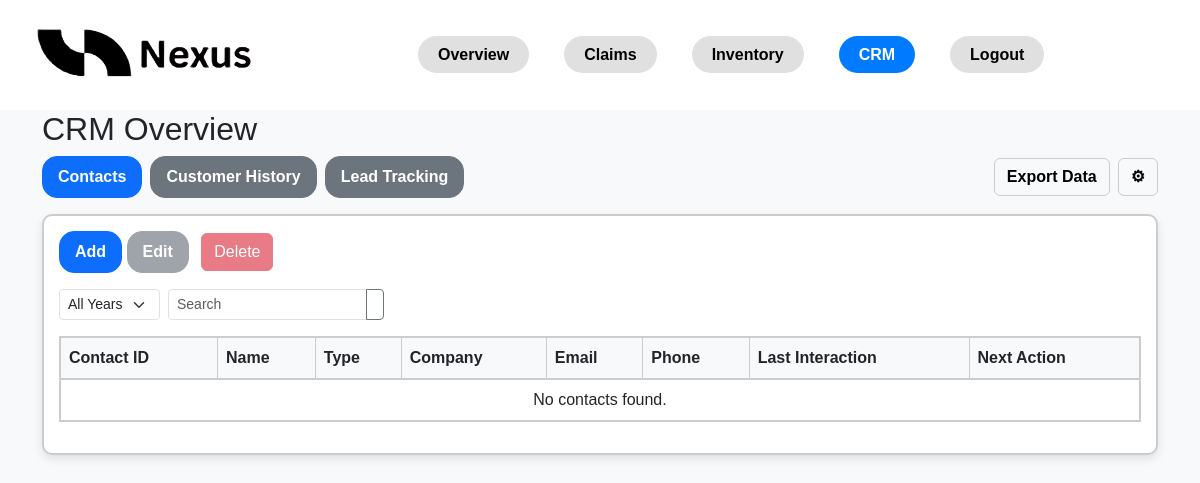
The app's page /crm/, older data.
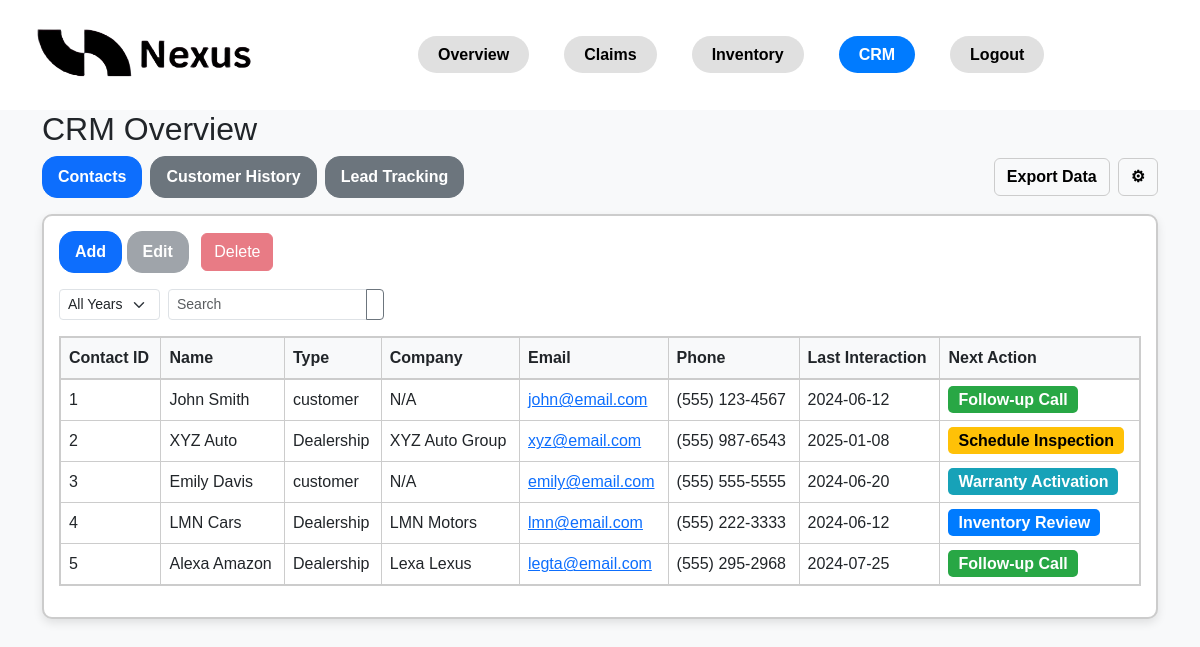
The same page, newer data.
### crm/models.py (models this page shows, shortened)
class Contact(models.Model):
    name = models.CharField(max_length=255)
    contact_type = models.CharField(max_length=100)
    company = models.CharField(max_length=255)
    email = models.EmailField()
    phone = models.CharField(max_length=15)
    last_interaction = models.DateTimeField()
    next_action = models.CharField(max_length=255)

### crm/views.py (the view, shortened to what this page needs)
# urls.py: path('', crm_overview, name='crm'),  # This makes /crm/ work
def crm_overview(request):
    contacts = Contact.objects.all()
    query = request.GET.get('search')
    year_filter = request.GET.get('year')
    if year_filter:
        contacts = contacts.filter(last_interaction__year=year_filter)
    return render(request, 'crm/crm_overview.html', {'contacts': contacts})

### crm/templates/crm/crm_overview.html (shortened to what the changed rows need)
{% load static %}
<!DOCTYPE html>
<html lang="en">
<head>
    <link rel="stylesheet" href="https://cdn.jsdelivr.net/npm/bootstrap@5.3.0/dist/css/bootstrap.min.css">
</head>
<body>
<div class="container">
    <h2>CRM Overview</h2>
    <div class="bordered-container">
        <table class="table table-bordered" id="contactsTable">
            <thead>
                <tr>
                    <th>Contact ID</th>
                    <th>Name</th>
                    <th>Type</th>
                    <th>Company</th>
                    <th>Email</th>
                    <th>Phone</th>
                    <th>Last Interaction</th>
                    <th>Next Action</th>
                </tr>
            </thead>
            <tbody>
                {% for contact in contacts %}
                <tr data-id="{{ contact.id }}">
                    <td>{{ contact.id }}</td>
                    <td>{{ contact.name }}</td>
                    <td>{{ contact.contact_type }}</td>
                    <td>{{ contact.company|default:"N/A" }}</td>
                    <td><a href="mailto:{{ contact.email }}">{{ contact.email }}</a></td>
                    <td>{{ contact.phone }}</td>
                    <td>{{ contact.last_interaction|date:"Y-m-d" }}</td>
                    <td>
                        <span class="status
                            {% if contact.next_action == 'Follow-up Call' %}follow-up
                            {% elif contact.next_action == 'Schedule Inspection' %}schedule
                            {% elif contact.next_action == 'Warranty Activation' %}warranty
                            {% elif contact.next_action == 'Inventory Review' %}review
                            {% endif %}">
                            {{ contact.next_action }}
                        </span>
                    </td>
                </tr>
                {% empty %}
                <tr><td colspan="8" class="text-center">No contacts found.</td></tr>
                {% endfor %}
            </tbody>
        </table>
    </div>
</div>
</body>
</html>

Row changes from the older to the newer data that the page shows:
added Contact: id "1", name "John Smith", contact_type "customer", company "N/A", email "john@email.com", phone "(555) 123-4567", last_interaction "2024-06-12", next_action "Follow-up Call"
added Contact: id "2", name "XYZ Auto", contact_type "Dealership", company "XYZ Auto Group", email "xyz@email.com", phone "(555) 987-6543", last_interaction "2025-01-08", next_action "Schedule Inspection"
added Contact: id "3", name "Emily Davis", contact_type "customer", company "N/A", email "emily@email.com", phone "(555) 555-5555", last_interaction "2024-06-20", next_action "Warranty Activation"
added Contact: id "4", name "LMN Cars", contact_type "Dealership", company "LMN Motors", email "lmn@email.com", phone "(555) 222-3333", last_interaction "2024-06-12", next_action "Inventory Review"
added Contact: id "5", name "Alexa Amazon", contact_type "Dealership", company "Lexa Lexus", email "legta@email.com", phone "(555) 295-2968", last_interaction "2024-07-25", next_action "Follow-up Call"
Text that changed along with them:
text no longer shown: "No contacts found."
